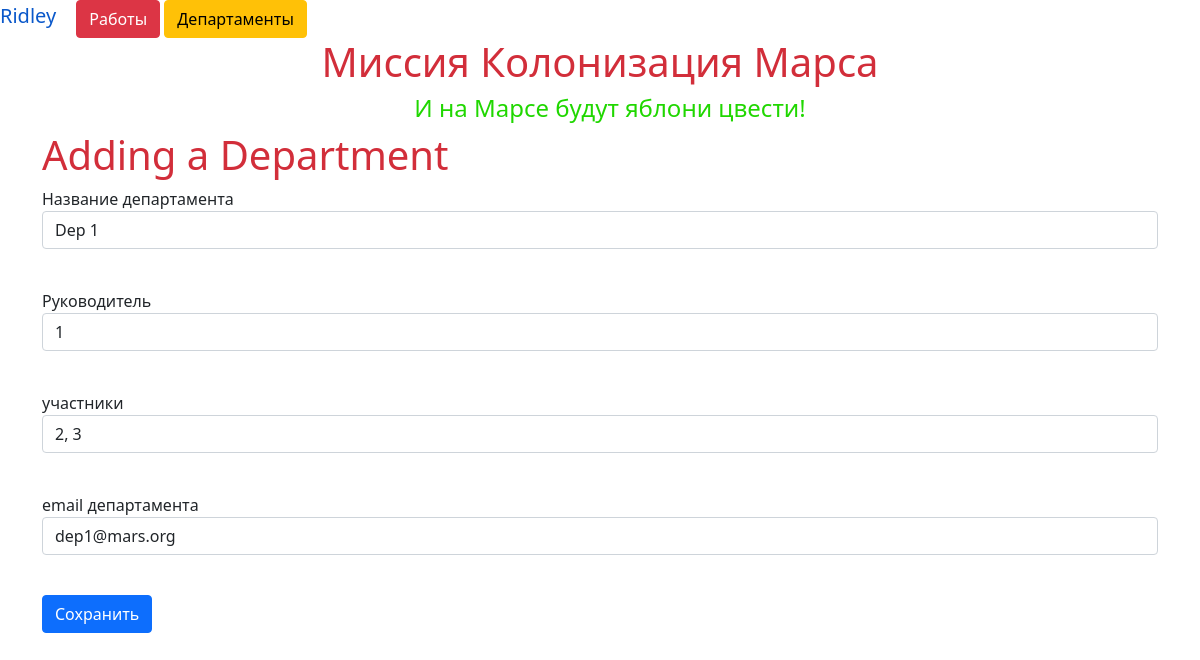
/departments/1 (signed in), run on an earlier commit of the app's database.
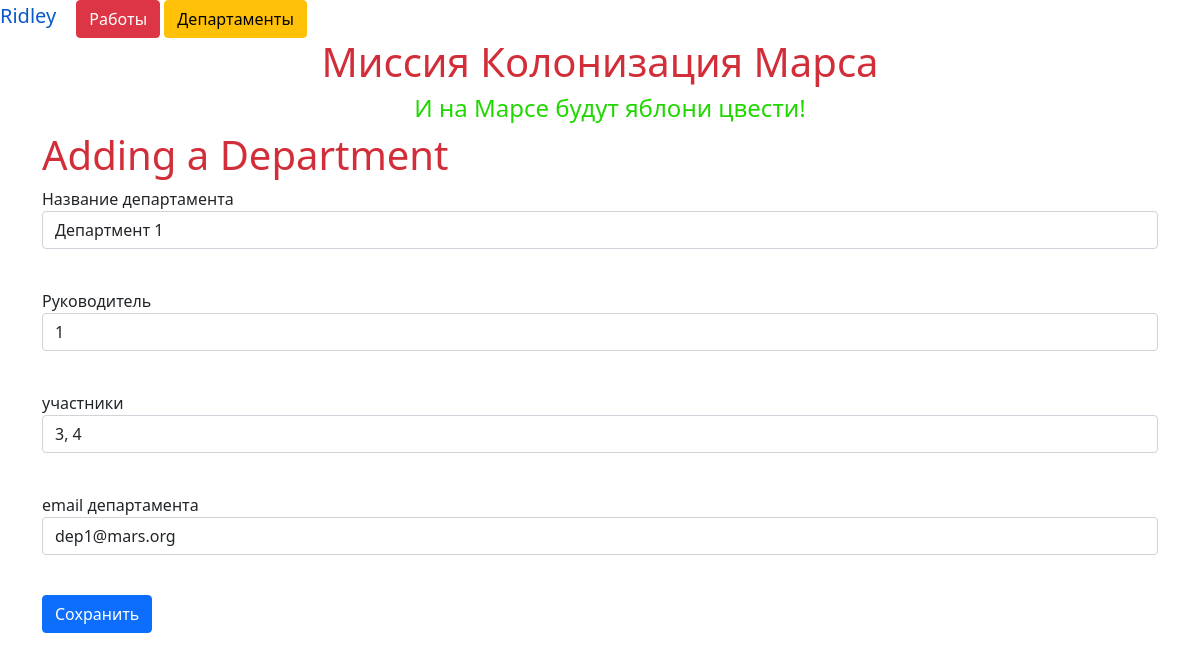
And on a later commit of the database.
### data/users.py (models this page shows, shortened)
class User(SqlAlchemyBase, UserMixin, SerializerMixin):
    __tablename__ = 'users'
    id = sqlalchemy.Column(sqlalchemy.Integer,
                           primary_key=True, autoincrement=True)
    surname = sqlalchemy.Column(sqlalchemy.String, nullable=True)
    name = sqlalchemy.Column(sqlalchemy.String, nullable=True)
    age = sqlalchemy.Column(sqlalchemy.Integer, nullable=True)
    position = sqlalchemy.Column(sqlalchemy.String, nullable=True)
    speciality = sqlalchemy.Column(sqlalchemy.String, nullable=True)
    address = sqlalchemy.Column(sqlalchemy.String, nullable=True)
    email = sqlalchemy.Column(sqlalchemy.String,
                              index=True, unique=True, nullable=True)
    hashed_password = sqlalchemy.Column(sqlalchemy.String, nullable=True)
    modified_date = sqlalchemy.Column(sqlalchemy.DateTime,
                                      default=datetime.datetime.now)

### data/departments.py (models this page shows)
class Department(SqlAlchemyBase, SerializerMixin):
    __tablename__ = 'departments'
    id = sqlalchemy.Column(sqlalchemy.Integer,
                           primary_key=True, autoincrement=True)
    title = sqlalchemy.Column(sqlalchemy.String)
    chief = sqlalchemy.Column(sqlalchemy.Integer,
                              sqlalchemy.ForeignKey("users.id"))
    members = sqlalchemy.Column(sqlalchemy.String, nullable=True)
    email = sqlalchemy.Column(sqlalchemy.String, nullable=True)
    user = orm.relation('User')

### mars3.py (the view, shortened to what this page needs)
@app.route('/departments/<int:dep_id>', methods=['GET', 'POST'])
@login_required
def edit_departments(dep_id):
    form = DepartmentForm()
    if request.method == 'GET':
        db_sess = db_session.create_session()
        dep = db_sess.query(Department). \
            filter(Department.id == dep_id,
                   (current_user.id == Department.chief) |
                   (current_user.id == 1)).first()
        if dep:
            form.title.data = dep.title
            form.chief.data = dep.chief
            form.members.data = dep.members
            form.email.data = dep.email
        else:
            abort(404)
    return render_template('adddepartment.html',
                           title='Редактирование департамента',
                           form=form
                           )

### forms/department.py
class DepartmentForm(FlaskForm):
    title = StringField('Название департамента', validators=[DataRequired()])
    chief = IntegerField('Руководитель', validators=[DataRequired()])
    members = StringField('участники')
    email = StringField('email департамента')
    submit = SubmitField('Сохранить')

### data/db_session.py (called while the page is built)
def create_session() -> Session:
    global __factory
    return __factory()

### mars3.py (called while the page is built)
@login_manager.user_loader
def load_user(user_id):
    db_sess = db_session.create_session()
    return db_sess.query(User).get(user_id)

### templates/adddepartment.html (shortened to what this page needs)
{% extends "base.html" %}
{% block content %}
<h1>Adding a Department</h1>
<form action="" method="post">
    <p>
        {{ form.title.label }}<br>
        {{ form.title(class="form-control") }}<br>
    </p>
    <p>
        {{ form.chief.label }}<br>
        {{ form.chief(class="form-control") }}<br>
    </p>
    <p>
        {{ form.members.label }}<br>
        {{ form.members(class="form-control") }}<br>
    </p>
    <p>
        {{ form.email.label }}<br>
        {{ form.email(class="form-control") }}<br>
    </p>
    <p>{{ form.submit(type="submit", class="btn btn-primary") }}</p>
</form>
{% endblock %}

### templates/base.html (shortened to what this page needs)
<!doctype html>
<html lang="en">
<head>
    <link href="https://cdn.jsdelivr.net/npm/bootstrap@5.1.3/dist/css/bootstrap.min.css"
          rel="stylesheet"
>
    <link rel="stylesheet" type="text/css" href="/static/css/style.css" />
</head>
<body>
    <nav class="menu">
        {% if current_user.is_authenticated %}
            <a class="navbar-brand" href="/logout">{{ current_user.name }}</a>
        {% else %}
            <p>
                <a class="btn btn-primary " href="/register">Зарегистрироваться</a>
                <a class="btn btn-success" href="/login">Войти</a>
            </p>
        {% endif %}
        <a class="btn btn-danger" href="/index">Работы</a>
        <a class="btn btn-warning" href="/departments">Департаменты</a>
    </nav>
    <h1 class="text-center">Миссия Колонизация Марса</h1>
    <h4 class="text-center">И на Марсе будут яблони цвести!</h4>
    <main role="main" class="container">
        {% block content %}{% endblock %}
    </main>
</body>
</html>

What changed in the data, as far as the page shows it:
changed Department "dep1@mars.org": title "Dep 1" → "Департмент 1"; members "2, 3" → "3, 4"
